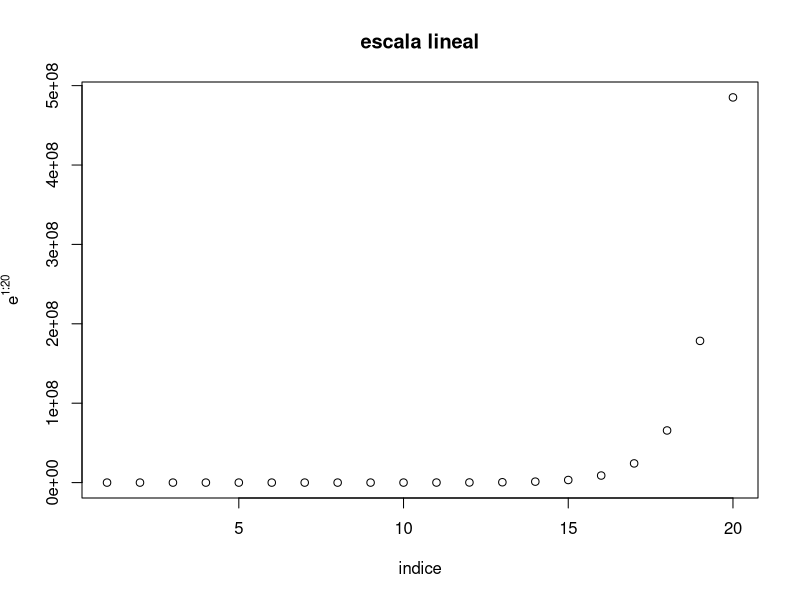
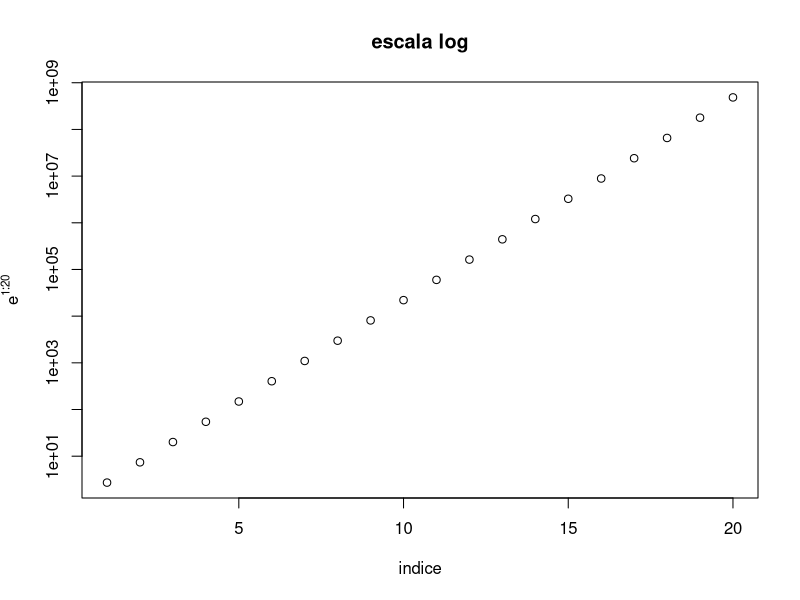
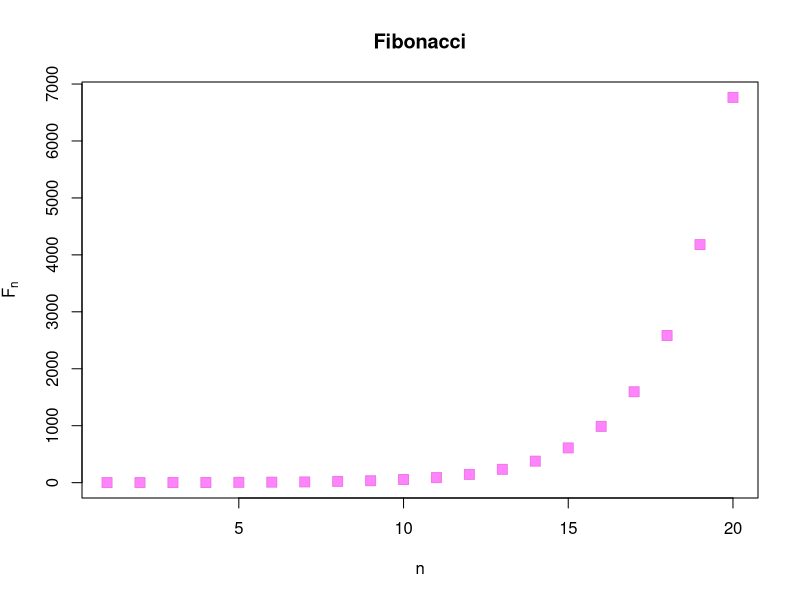
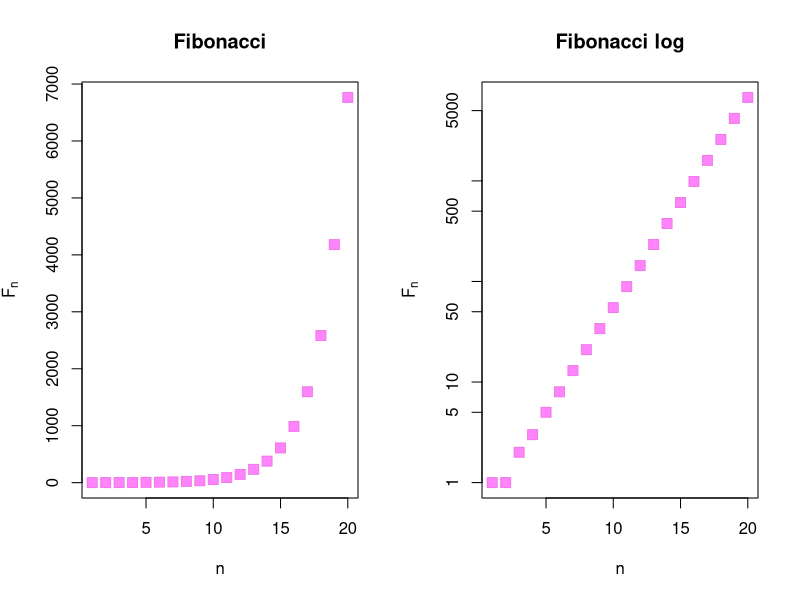

Recreate these plots in R, in order.
## ---- chunk 1
plot(exp(1:20), xlab = "indice", ylab = expression(e^{1:20}), main ="escala lineal")
## ---- chunk 2
plot(exp(1:20), log = "y", xlab = "indice", ylab = expression(e^{1:20}), main ="escala log")
## ---- chunk 3
n = 1:20
fib = (1/sqrt(5))*((1+sqrt(5))/2)^n - (1/sqrt(5))*((1-sqrt(5))/2)^n
plot(fib, xlab ="n", ylab = expression(F[n]),main = "Fibonacci", pch = 22, cex = 1.5, col = "orchid2", bg = "orchid1")

## ---- chunk 4
n = 1:20
fib = (1/sqrt(5))*((1+sqrt(5))/2)^n - (1/sqrt(5))*((1-sqrt(5))/2)^n

par(mfrow = c(1,2)) #se inicia

plot(fib, xlab ="n", ylab = expression(F[n]),main = "Fibonacci", pch = 22, cex = 1.5, col = "orchid2", bg = "orchid1")

plot(fib, xlab ="n", log= "y",ylab = expression(F[n]),main = "Fibonacci log", pch = 22, cex = 1.5, col = "orchid2", bg = "orchid1")


par(mfrow = c(1,1)) #se cierrra, reinicia formato
